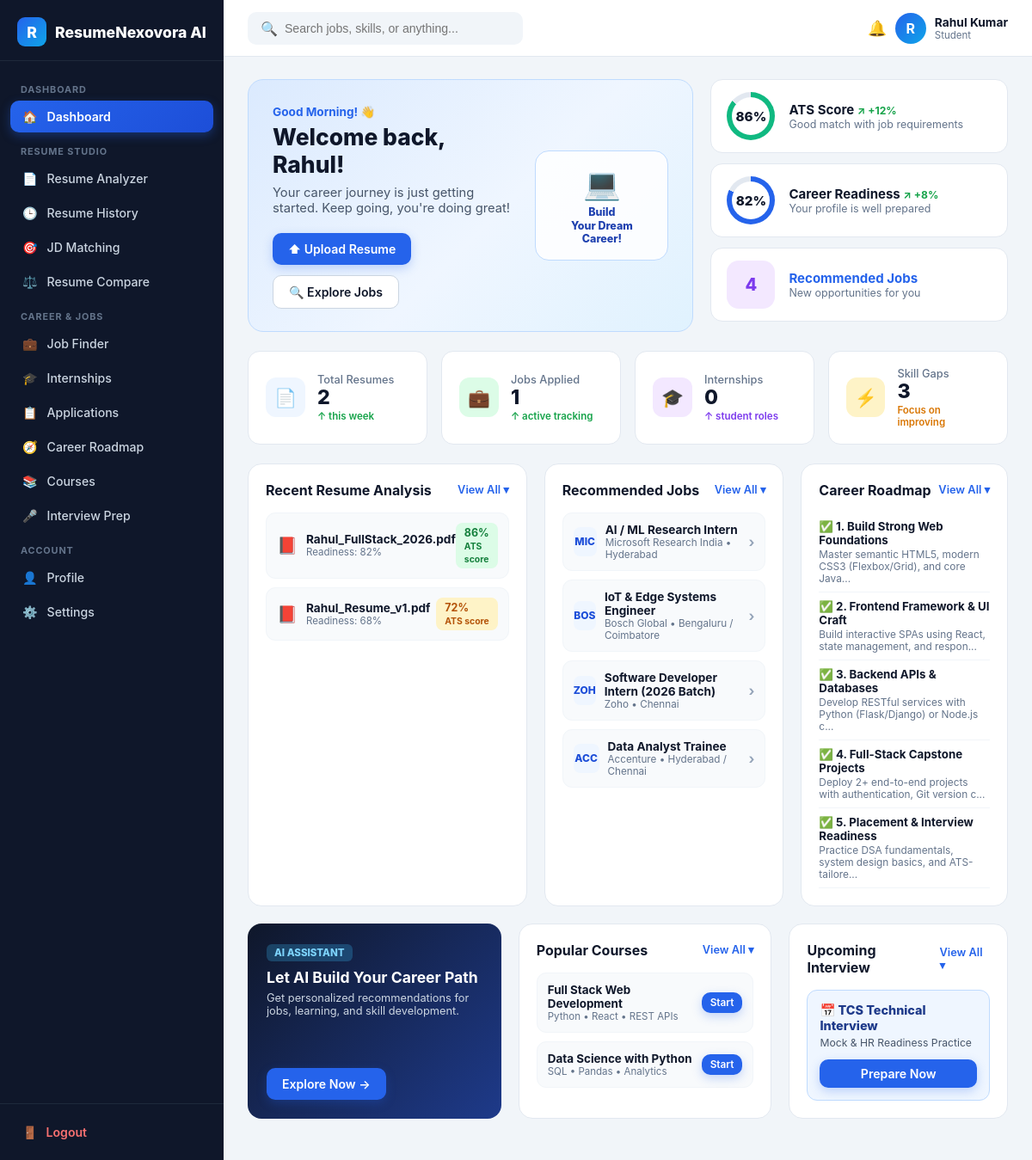
The page /student/dashboard (signed in) on the database its author committed.
### tables this page shows
CREATE TABLE users (
        id INTEGER PRIMARY KEY AUTOINCREMENT,
        full_name TEXT NOT NULL,
        email TEXT UNIQUE NOT NULL,
        password_hash TEXT NOT NULL,
        role TEXT NOT NULL DEFAULT 'student',
        target_role TEXT DEFAULT 'Full Stack Developer',
        college TEXT DEFAULT 'St. Ann''s College of Engineering & Technology',
        status TEXT DEFAULT 'Active',
        created_at TIMESTAMP DEFAULT CURRENT_TIMESTAMP
    );

CREATE TABLE resumes (
        id INTEGER PRIMARY KEY AUTOINCREMENT,
        user_id INTEGER NOT NULL,
        file_name TEXT NOT NULL,
        raw_text TEXT,
        ats_score INTEGER NOT NULL,
        readiness_score INTEGER NOT NULL,
        matched_skills TEXT,
        missing_skills TEXT,
        suggestions TEXT,
        uploaded_at TIMESTAMP DEFAULT CURRENT_TIMESTAMP,
        FOREIGN KEY (user_id) REFERENCES users(id)
    );

CREATE TABLE jobs (
        id INTEGER PRIMARY KEY AUTOINCREMENT,
        title TEXT NOT NULL,
        company TEXT NOT NULL,
        location TEXT NOT NULL,
        job_type TEXT NOT NULL DEFAULT 'Full-Time',
        package TEXT NOT NULL,
        required_skills TEXT NOT NULL,
        description TEXT,
        is_active INTEGER DEFAULT 1,
        posted_at TIMESTAMP DEFAULT CURRENT_TIMESTAMP
    );

### app.py (the view)
@app.route("/student/dashboard")
@student_required
def student_dashboard():
    conn = get_db()
    user = conn.execute("SELECT * FROM users WHERE id = ?", (session["user_id"],)).fetchone()
    resumes = conn.execute(
        "SELECT * FROM resumes WHERE user_id = ? ORDER BY uploaded_at DESC, id DESC",
        (session["user_id"],)
    ).fetchall()
    jobs = conn.execute("SELECT * FROM jobs WHERE is_active = 1 ORDER BY id DESC LIMIT 4").fetchall()
    apps = conn.execute(
        """SELECT a.*, j.title, j.company, j.job_type
           FROM applications a JOIN jobs j ON a.job_id = j.id
           WHERE a.user_id = ?""",
        (session["user_id"],)
    ).fetchall()
    conn.close()
    latest_resume = resumes[0] if resumes else None
    ats_score = latest_resume["ats_score"] if latest_resume else 0
    readiness_score = latest_resume["readiness_score"] if latest_resume else 0
    skill_gaps_count = len([s for s in (latest_resume["missing_skills"] or "").split(",") if s.strip()]) if latest_resume else 5
    internship_count = sum(1 for a in apps if a["job_type"] == "Internship")
    roadmap_steps = ROADMAPS.get(user["target_role"], ROADMAPS["Full Stack Developer"])
    return render_template(
        "student/dashboard.html",
        active_page="dashboard",
        user=user,
        resumes=resumes[:4],
        total_resumes=len(resumes),
        ats_score=ats_score,
        readiness_score=readiness_score,
        jobs_applied=len(apps),
        internship_count=internship_count,
        skill_gaps_count=skill_gaps_count,
        recommended_jobs=jobs,
        roadmap_steps=roadmap_steps
    )

### utils/db_setup.py (called while the page is built)
def get_db():
    conn = sqlite3.connect(Config.DATABASE_PATH)
    conn.row_factory = sqlite3.Row
    return conn

### templates/student/dashboard.html (shortened to what this page needs)
{% extends "student/layout.html" %}
{% block content %}
<div class="dash-top-grid">
    <div class="welcome-banner" style="flex-direction: row; align-items: center; gap: 20px;">
        <div style="flex: 1;">
            <span style="font-size: 0.85rem; font-weight: 700; color: #2563eb;">Good Morning! 👋</span>
            <h1>Welcome back, {{ user['full_name'].split()[0] }}!</h1>
            <p>Your career journey is just getting started. Keep going, you're doing great!</p>
            <div class="banner-actions">
                <a href="{{ url_for('student_analyzer') }}" class="btn btn-primary">⬆ Upload Resume</a>
                <a href="{{ url_for('student_jobs') }}" class="btn btn-white">🔍 Explore Jobs</a>
            </div>
        </div>
        <div style="background: rgba(255,255,255,0.85); border: 1px solid #bfdbfe; border-radius: 16px; padding: 16px 20px; text-align: center; min-width: 155px;">
            <div style="font-size: 2.2rem; margin-bottom: 4px;">💻</div>
            <div style="font-size: 0.78rem; font-weight: 800; color: #1e40af; line-height: 1.25;">Build<br>Your Dream<br>Career!</div>
        </div>
    </div>
    <div class="gauges-stack">
        <div class="gauge-card">
            <div class="gauge-ring" data-score="{{ ats_score }}" data-color="#10b981">
                <span>{{ ats_score }}%</span>
            </div>
            <div>
                <div style="font-weight: 700; font-size: 0.94rem;">ATS Score <span style="color: #16a34a; font-size: 0.76rem;">↗ +12%</span></div>
                <div style="font-size: 0.78rem; color: #64748b;">Good match with job requirements</div>
            </div>
        </div>
        <div class="gauge-card">
            <div class="gauge-ring" data-score="{{ readiness_score }}" data-color="#2563eb">
                <span>{{ readiness_score }}%</span>
            </div>
            <div>
                <div style="font-weight: 700; font-size: 0.94rem;">Career Readiness <span style="color: #16a34a; font-size: 0.76rem;">↗ +8%</span></div>
                <div style="font-size: 0.78rem; color: #64748b;">Your profile is well prepared</div>
            </div>
        </div>
        <div class="gauge-card">
            <div style="width: 56px; height: 56px; border-radius: 14px; background: #f3e8ff; color: #7c3aed; display: flex; align-items: center; justify-content: center; font-weight: 800; font-size: 1.25rem; flex-shrink: 0;">
                {{ recommended_jobs | length }}
            </div>
            <div>
                <div style="font-weight: 700; font-size: 0.94rem; color: #2563eb;">Recommended Jobs</div>
                <div style="font-size: 0.78rem; color: #64748b;">New opportunities for you</div>
            </div>
        </div>
    </div>
</div>
<div class="kpi-grid">
    <div class="kpi-card">
        <div class="kpi-icon" style="background: #eff6ff; color: #2563eb;">📄</div>
        <div>
            <div class="kpi-lbl">Total Resumes</div>
            <div class="kpi-val">{{ total_resumes }}</div>
            <div style="font-size: 0.72rem; color: #16a34a; font-weight: 600;">↑ this week</div>
        </div>
    </div>
    <div class="kpi-card">
        <div class="kpi-icon" style="background: #dcfce7; color: #16a34a;">💼</div>
        <div>
            <div class="kpi-lbl">Jobs Applied</div>
            <div class="kpi-val">{{ jobs_applied }}</div>
            <div style="font-size: 0.72rem; color: #16a34a; font-weight: 600;">↑ active tracking</div>
        </div>
    </div>
    <div class="kpi-card">
        <div class="kpi-icon" style="background: #f3e8ff; color: #7c3aed;">🎓</div>
        <div>
            <div class="kpi-lbl">Internships</div>
            <div class="kpi-val">{{ internship_count }}</div>
            <div style="font-size: 0.72rem; color: #7c3aed; font-weight: 600;">↑ student roles</div>
        </div>
    </div>
    <div class="kpi-card">
        <div class="kpi-icon" style="background: #fef3c7; color: #d97706;">⚡</div>
        <div>
            <div class="kpi-lbl">Skill Gaps</div>
            <div class="kpi-val">{{ skill_gaps_count }}</div>
            <div style="font-size: 0.72rem; color: #d97706; font-weight: 600;">Focus on improving</div>
        </div>
    </div>
</div>
<div class="dash-bottom-grid" style="margin-bottom: 20px;">
    <div class="card">
        <div class="card-header">
            <h3>Recent Resume Analysis</h3>
            <a href="{{ url_for('student_history') }}">View All ▾</a>
        </div>
        {% for r in resumes %}
          <div class="list-row">
              <div style="display: flex; align-items: center; gap: 10px;">
                  <span style="font-size: 1.2rem;">📕</span>
                  <div>
                      <div style="font-weight: 700; font-size: 0.85rem;">{{ r['file_name'] }}</div>
                      <div style="font-size: 0.72rem; color: #64748b;">Readiness: {{ r['readiness_score'] }}%</div>
                  </div>
              </div>
              <span class="score-pill {% if r['ats_score'] >= 80 %}score-high{% elif r['ats_score'] >= 60 %}score-mid{% else %}score-low{% endif %}">
                  {{ r['ats_score'] }}%<br><span style="font-size: 0.65rem;">ATS score</span>
              </span>
          </div>
        {% else %}
          <p style="font-size: 0.85rem; color: #64748b;">No resumes uploaded yet.</p>
        {% endfor %}
    </div>
    <div class="card">
        <div class="card-header">
            <h3>Recommended Jobs</h3>
            <a href="{{ url_for('student_jobs') }}">View All ▾</a>
        </div>
        {% for j in recommended_jobs %}
          <a href="{{ url_for('student_jobs') }}" class="list-row" style="text-decoration: none; color: inherit;">
              <div style="display: flex; align-items: center; gap: 10px;">
                  <div style="width: 34px; height: 34px; border-radius: 8px; background: #eff6ff; color: #1d4ed8; font-weight: 800; font-size: 0.75rem; display: flex; align-items: center; justify-content: center;">
                      {{ j['company'][:3] | upper }}
                  </div>
                  <div>
                      <div style="font-weight: 700; font-size: 0.85rem;">{{ j['title'] }}</div>
                      <div style="font-size: 0.73rem; color: #64748b;">{{ j['company'] }} • {{ j['location'] }}</div>
                  </div>
              </div>
              <span style="color: #94a3b8; font-weight: 700;">›</span>
          </a>
        {% endfor %}
    </div>
    <div class="card">
        <div class="card-header">
            <h3>Career Roadmap</h3>
            <a href="{{ url_for('student_roadmap') }}">View All ▾</a>
        </div>
        {% for title, desc in roadmap_steps %}
          <div style="padding: 8px 0; border-bottom: 1px solid #f1f5f9;">
              <div style="font-size: 0.83rem; font-weight: 700; color: #0f172a;">✅ {{ title }}</div>
              <div style="font-size: 0.74rem; color: #64748b; margin-top: 2px;">{{ desc[:64] }}...</div>
          </div>
        {% endfor %}
    </div>
</div>
<div class="dash-bottom-grid">
    <div style="background: linear-gradient(135deg, #0f172a, #1e3a8a); color: white; border-radius: 16px; padding: 22px; display: flex; flex-direction: column; justify-content: space-between;">
        <div>
            <span style="background: rgba(56, 189, 248, 0.25); color: #7dd3fc; font-size: 0.72rem; font-weight: 800; padding: 3px 9px; border-radius: 6px;">AI ASSISTANT</span>
            <h3 style="font-size: 1.1rem; margin: 10px 0 6px;">Let AI Build Your Career Path</h3>
            <p style="font-size: 0.8rem; color: #cbd5e1; margin-bottom: 16px;">Get personalized recommendations for jobs, learning, and skill development.</p>
        </div>
        <a href="{{ url_for('student_roadmap') }}" class="btn btn-primary" style="align-self: start;">Explore Now &rarr;</a>
    </div>
    <div class="card">
        <div class="card-header">
            <h3>Popular Courses</h3>
            <a href="{{ url_for('student_roadmap') }}">View All ▾</a>
        </div>
        <div class="list-row">
            <div>
                <div style="font-weight: 700; font-size: 0.84rem;">Full Stack Web Development</div>
                <div style="font-size: 0.72rem; color: #64748b;">Python • React • REST APIs</div>
            </div>
            <a href="{{ url_for('student_roadmap') }}" class="btn btn-primary" style="padding: 5px 10px; font-size: 0.74rem;">Start</a>
        </div>
        <div class="list-row">
            <div>
                <div style="font-weight: 700; font-size: 0.84rem;">Data Science with Python</div>
                <div style="font-size: 0.72rem; color: #64748b;">SQL • Pandas • Analytics</div>
            </div>
            <a href="{{ url_for('student_roadmap') }}" class="btn btn-primary" style="padding: 5px 10px; font-size: 0.74rem;">Start</a>
        </div>
    </div>
    <div class="card">
        <div class="card-header">
            <h3>Upcoming Interview</h3>
            <a href="{{ url_for('student_interview_prep') }}">View All ▾</a>
        </div>
        <div style="background: #eff6ff; border: 1px solid #bfdbfe; border-radius: 12px; padding: 14px;">
            <div style="font-weight: 800; font-size: 0.9rem; color: #1e3a8a;">📅 TCS Technical Interview</div>
            <div style="font-size: 0.76rem; color: #475569; margin: 4px 0 12px;">Mock &amp; HR Readiness Practice</div>
            <a href="{{ url_for('student_interview_prep') }}" class="btn btn-primary" style="width: 100%; justify-content: center; padding: 8px;">Prepare Now</a>
        </div>
    </div>
</div>
{% endblock %}

### templates/student/layout.html (shortened to what this page needs)
<!DOCTYPE html>
<html lang="en">
<head>
    <link rel="stylesheet" href="{{ url_for('static', filename='css/student.css') }}">
</head>
<body>
<aside class="sidebar">
    <a href="{{ url_for('student_dashboard') }}" class="sidebar-brand">
        <div class="logo-box">R</div>
        <span>ResumeNexovora AI</span>
    </a>
    <nav class="sidebar-nav">
        <div class="nav-section-label">DASHBOARD</div>
        <a href="{{ url_for('student_dashboard') }}" class="nav-item {% if active_page == 'dashboard' %}active{% endif %}">
            <span>🏠</span> Dashboard
        </a>
        <div class="nav-section-label">RESUME STUDIO</div>
        <a href="{{ url_for('student_analyzer') }}" class="nav-item {% if active_page == 'analyzer' %}active{% endif %}">
            <span>📄</span> Resume Analyzer
        </a>
        <a href="{{ url_for('student_history') }}" class="nav-item {% if active_page == 'history' %}active{% endif %}">
            <span>🕒</span> Resume History
        </a>
        <a href="{{ url_for('student_jd_matcher') }}" class="nav-item {% if active_page == 'jd_matcher' %}active{% endif %}">
            <span>🎯</span> JD Matching
        </a>
        <a href="{{ url_for('student_compare') }}" class="nav-item {% if active_page == 'compare' %}active{% endif %}">
            <span>⚖️</span> Resume Compare
        </a>
        <div class="nav-section-label">CAREER &amp; JOBS</div>
        <a href="{{ url_for('student_jobs', type='Full-Time') }}" class="nav-item {% if active_page == 'jobs' %}active{% endif %}">
            <span>💼</span> Job Finder
        </a>
        <a href="{{ url_for('student_jobs', type='Internship') }}" class="nav-item">
            <span>🎓</span> Internships
        </a>
        <a href="{{ url_for('student_applications') }}" class="nav-item {% if active_page == 'applications' %}active{% endif %}">
            <span>📋</span> Applications
        </a>
        <a href="{{ url_for('student_roadmap') }}" class="nav-item {% if active_page == 'roadmap' %}active{% endif %}">
            <span>🧭</span> Career Roadmap
        </a>
        <a href="{{ url_for('student_roadmap') }}" class="nav-item">
            <span>📚</span> Courses
        </a>
        <a href="{{ url_for('student_interview_prep') }}" class="nav-item {% if active_page == 'interview' %}active{% endif %}">
            <span>🎤</span> Interview Prep
        </a>
        <div class="nav-section-label">ACCOUNT</div>
        <a href="{{ url_for('student_profile') }}" class="nav-item {% if active_page == 'profile' %}active{% endif %}">
            <span>👤</span> Profile
        </a>
        <a href="{{ url_for('student_profile') }}" class="nav-item">
            <span>⚙️</span> Settings
        </a>
    </nav>
    <div class="sidebar-footer">
        <a href="{{ url_for('logout') }}" class="logout-link">
            <span>🚪</span> Logout
        </a>
    </div>
</aside>
<div class="main-wrapper">
    <header class="topbar">
        <div class="search-box">
            <span>🔍</span>
            <input type="text" id="quickSearchInput" placeholder="Search jobs, skills, or anything...">
        </div>
        <div class="user-chip">
            <span style="font-size: 1.1rem; cursor: pointer;" title="Notifications">🔔</span>
            <div class="avatar-circle">{{ user['full_name'][0] | upper }}</div>
            <div>
                <div style="font-size: 0.86rem; font-weight: 700;">{{ user['full_name'] }}</div>
                <div style="font-size: 0.72rem; color: #64748b;">Student</div>
            </div>
        </div>
    </header>
    <main class="content-area">
        {% block content %}{% endblock %}
    </main>
</div>
</body>
</html>

### rows shown on the page
users: full_name "R", full_name "Rahul Kumar", full_name "Rahul"
resumes: file_name "Rahul_FullStack_2026.pdf", readiness_score "82", ats_score "86"
resumes: file_name "Rahul_Resume_v1.pdf", readiness_score "68", ats_score "72"
jobs: company "MIC", title "AI / ML Research Intern", company "Microsoft Research India", location "Hyderabad"
jobs: company "BOS", title "IoT & Edge Systems Engineer", company "Bosch Global", location "Bengaluru / Coimbatore"
jobs: company "ZOH", title "Software Developer Intern (2026 Batch)", company "Zoho", location "Chennai"
jobs: company "ACC", title "Data Analyst Trainee", company "Accenture", location "Hyderabad / Chennai"

### other values the page prints
{{ ats_score }} "86"
{{ readiness_score }} "82"
{{ recommended_jobs | length }} "4"
{{ total_resumes }} "2"
{{ jobs_applied }} "1"
{{ internship_count }} "0"
{{ skill_gaps_count }} "3"
{{ title }} "1. Build Strong Web Foundations" "2. Frontend Framework & UI Craft" "3. Backend APIs & Databases" "4. Full-Stack Capstone Projects" "5. Placement & Interview Readiness"
{{ desc[:64] }} "Master semantic HTML5, modern CSS3 (Flexbox/Grid), and core Java" "Build interactive SPAs using React, state management, and respon" "Develop RESTful services with Python (Flask/Django) or Node.js c" "Deploy 2+ end-to-end projects with authentication, Git version c" "Practice DSA fundamentals, system design basics, and ATS-tailore"
